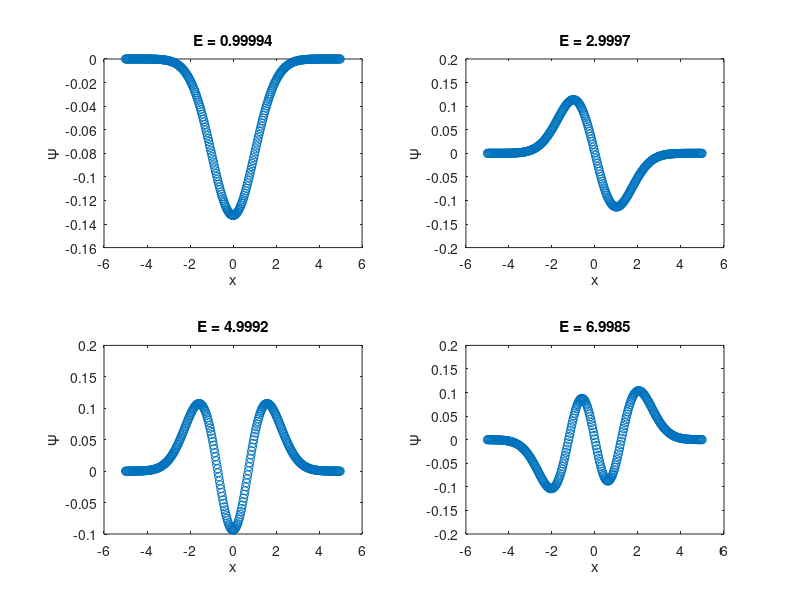
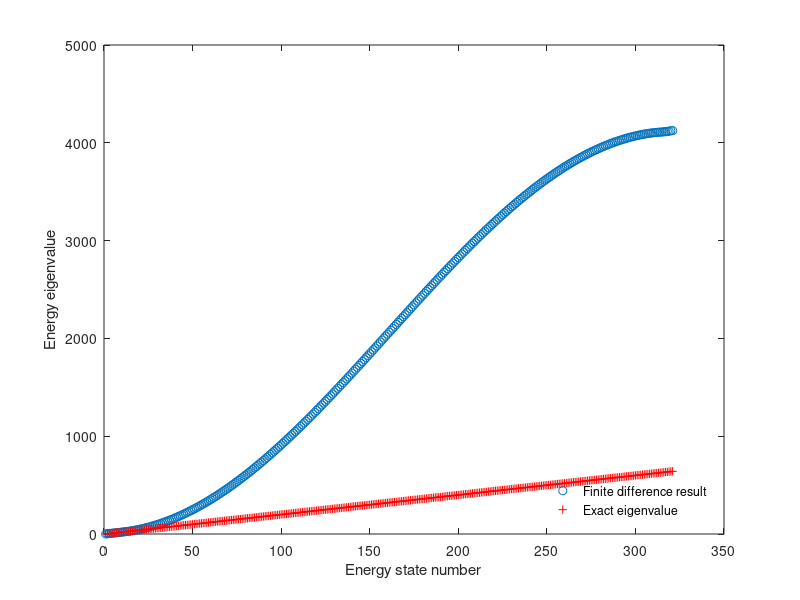

MATLAB code for these plots, in order:
% qsho_fddir.m
% Solve the quantum simple harmonic oscillator problem by 
% directly calculating the eigenvalues and eigenvectors of 
% the linear system obtained by finite differencing

% Clear memory and show only a few digits
clear all; format short;

% Define values of the independent variable
h=0.0312; 
x=-5:h:5;

% Size of the linear system
L=length(x);

% Construct matrix D2 associated with the derivative
D2=-2*eye(L);
D2=D2+diag(ones(L-1,1),+1)+diag(ones(L-1,1),-1);
D2=D2/h^2;

% Add diagonal component associated with the potential
A=-D2+diag(x.^2);

% Obtain eigenvalues and eigenvectors of A
[V D]=eig(A);

% Plot the first four wave functions
figure(1);
for n=1:4
  subplot(2,2,n),plot(x,V(:,n),'o');
  xlabel('x');
  ylabel('\Psi');
  title(['E = ',num2str(D(n,n))]);
end

% The analytic eigenvalues: odd integers
exact_evals=1:2:2*L-1;

% The numerical estimates
evals=diag(D);

% Plot all the eigenvalues, and compare with the correct values
figure(2);
plot(1:L,evals,'o',1:L,exact_evals,'r+');
xlabel('Energy state number'); ylabel('Energy eigenvalue');
anno=legend('Finite difference result','Exact eigenvalue');
set (anno,'Box','off','Location','SouthEast')
